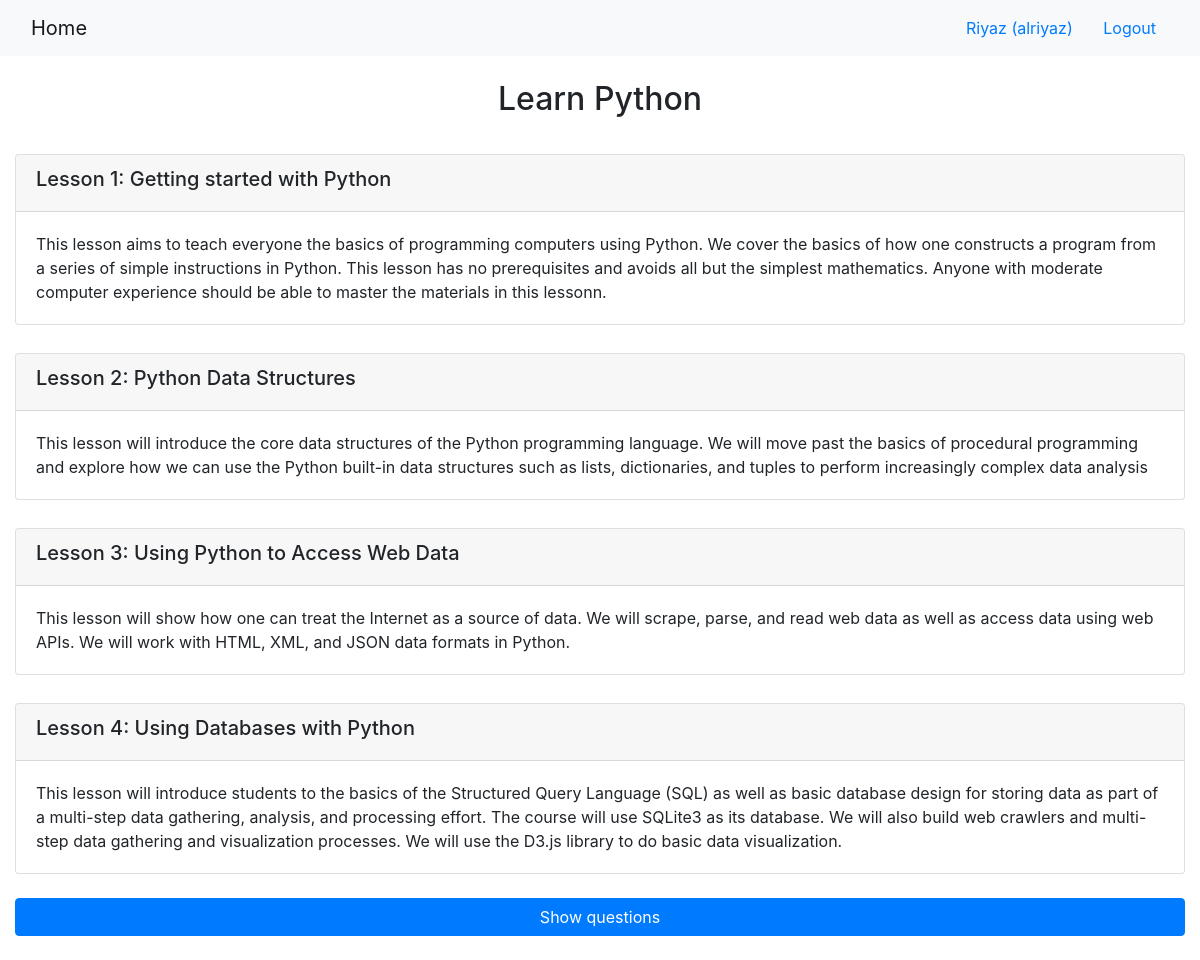
/onlinecourse/1/ (signed in), run on the app's committed database.
### onlinecourse/models.py (models this page shows, shortened)
class Course(models.Model):
    name = models.CharField(null=False, max_length=30, default='online course')
    image = models.ImageField(upload_to='course_images/')
    description = models.CharField(max_length=1000)
    pub_date = models.DateField(null=True)
    instructors = models.ManyToManyField(Instructor)
    users = models.ManyToManyField(settings.AUTH_USER_MODEL, through='Enrollment')
    total_enrollment = models.IntegerField(default=0)
    is_enrolled = False

class Lesson(models.Model):
    title = models.CharField(max_length=200, default="title")
    order = models.IntegerField(default=0)
    course = models.ForeignKey(Course, on_delete=models.CASCADE)
    content = models.TextField()

### onlinecourse/views.py (the view)
# urls.py: path('<int:pk>/', views.CourseDetailView.as_view(), name='course_details'),
class CourseDetailView(generic.DetailView):
    model = Course
    template_name = 'onlinecourse/course_detail_bootstrap.html'

### onlinecourse/templates/onlinecourse/course_detail_bootstrap.html (shortened to what this page needs)
<!DOCTYPE html>
<html lang="en">
<head>
     {% load static %}
    <link rel="stylesheet" href="https://maxcdn.bootstrapcdn.com/bootstrap/4.5.2/css/bootstrap.min.css">
</head>
<body>
    <nav class="navbar navbar-light bg-light">
        <div class="container-fluid">
            <div class="navbar-header">
                  <a class="navbar-brand" href="{% url 'onlinecourse:index' %}">Home</a>
            </div>
            <ul class="nav navbar-nav navbar-right">
                {% if user.is_authenticated %}
                <li>
                    <a class="btn btn-link" href="#">{{ user.first_name }} ({{ user.username }})</a>
                    <a class="btn btn-link" href="{% url 'onlinecourse:logout' %}">Logout</a>
                </li>
                {% endif %}
            </ul>
        </div>
    </nav><br>
    <div class="container-fluid">
        <h2 style="text-align: center;">{{ course.name }}</h2><br>
        <div class="card-columns-vertical">
            {% for lesson in course.lesson_set.all %}
                <div class="card mt-1">
                    <div class="card-header"><h5>Lesson {{lesson.order|add:1}}: {{lesson.title}}</h5></div>
                    <div class="card-body">{{lesson.content}}</div>
                </div><br>
            {% endfor %}
        </div>
        {% if user.is_authenticated %}
        <button type="button" class="btn btn-primary btn-block" data-toggle="collapse" data-target="#exam">Show questions</button><br>
        {% else %}
        <p class="alert alert-danger" style="text-align: center;"> Login to attend the Exam </p>
        {% endif %}
    </div>
</body>
</html>

### data on the page
Course: name "Learn Python"
Lesson: order|add "1", title "Getting started with Python", content "This lesson aims to teach everyone the basics of programming computers using Python. We cover the basics of how one constructs a program from a series of simple instructions in Python. This lesson has no prerequisites and avoids all but the simplest mathematics. Anyone with moderate computer experience should be able to master the materials in this lessonn."
Lesson: order|add "2", title "Python Data Structures", content "This lesson will introduce the core data structures of the Python programming language. We will move past the basics of procedural programming and explore how we can use the Python built-in data structures such as lists, dictionaries, and tuples to perform increasingly complex data analysis"
Lesson: order|add "3", title "Using Python to Access Web Data", content "This lesson will show how one can treat the Internet as a source of data. We will scrape, parse, and read web data as well as access data using web APIs. We will work with HTML, XML, and JSON data formats in Python."
Lesson: order|add "4", title "Using Databases with Python", content "This lesson will introduce students to the basics of the Structured Query Language (SQL) as well as basic database design for storing data as part of a multi-step data gathering, analysis, and processing effort. The course will use SQLite3 as its database. We will also build web crawlers and multi-step data gathering and visualization processes. We will use the D3.js library to do basic data visualization."

### other printed values
{{ user.first_name }} "Riyaz"
{{ user.username }} "alriyaz"
